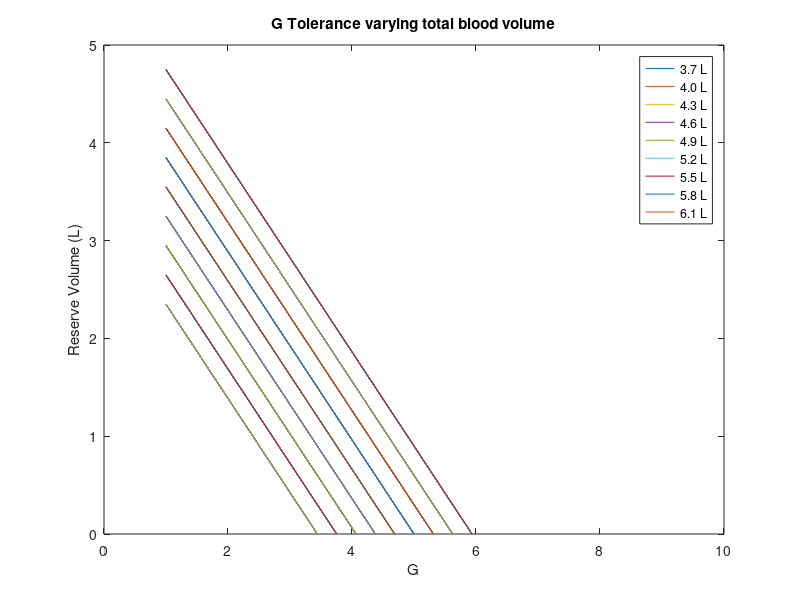

Write MATLAB code to recreate this figure.
clear all
close all

Psa_u_star = 100*1333; %mmHg * [ dynes/(mmHg*cm^2) ]
Psa_u = Psa_u_star; 
dP_RA = 2*1333;

height = 167.64; %cm
Hu = 0.5*32; %32;%cm %upper   32
Hl = -(0.5*42);%cm %lower 42

rho = 1; %g/cm^3
g_earth = 980; %gravitational acceleration cm/s^2
G = linspace(980,980*10, 10000); %cm/s^2

Rs = (16.49)*1333/(1000/60); %default 17.86, 16.49-20.02 (too high) systemic resistance (mmHg/(liters/s))
Gs = 1/Rs;
Gs_u = (1/3)*Gs;
Gs_l = (2/3)*Gs; 
Rs_l = 1/Gs_l;
Rs_u = 1/Gs_u; 
Rp = (1.61*1333)/(1000/60); %pulmonic resistance (mmHg/(liters/s))

C_RVD = (0.0350/1333)*1000; %right-ventricular diastolic compliance (liters/mmHg)
C_LVD = (0.00583/1333)*1000; %left-ventricular diastolic compliance (liters/mmHg)

Csa_l = (2/3)*(0.0018/1333)*1000;
Csa_u = (1/3)*(0.0018/1333)*1000;
Csv_l = (2/3)*(0.09/1333)*1000;
Csv_u = (1/3)*(0.09/1333)*1000;
Cs_l = Csa_l + Csv_l;

Cpa = (0.00412/1333)*1000; 
Cpv = (0.01/1333)*1000; 
Cp = Cpa + Cpv;
Vtotal = [3.7*1000 4*1000 4.3*1000 4.6*1000 4.9*1000 5.2*1000 5.5*1000 5.8*1000 6.1*1000]; % cm^3 * 1000


Gs = 1/Rs_u + 1/Rs_l; 
Gs_l = 1/Rs_l;
Ts = Csa_u*Rs_u; %Csa_l*Rs_l
Tp = Rp*Cpa;
Csa = Csa_u+Csa_l;

%P_thorax = linspace(-4*1333,3*1333, 8); %mmHg * dynes/(mmHg*cm^2)
P_thorax = -4.3*1333;
P_RA = P_thorax+dP_RA;

Vd_total_vec = zeros(1,length(G)); 
sol_Vd_Vtotal_G = zeros(length(P_thorax), length(G)); 
 sol_Q_Vtotal_G = zeros(length(P_thorax), length(G)); 
 sol_F_Vtotal_G = zeros(length(P_thorax), length(G)); 
 sol_Ppa_Vtotal_G = zeros(length(P_thorax),length(G));
 
for j = 1:length(Vtotal)
    for i = 1:length(G)
        if P_thorax <= -dP_RA %CASE 1
            Vd_total = Vtotal(j) - Cp*(C_RVD/C_LVD)*(dP_RA) - ...
            (Tp*Gs+Csa)*Psa_u_star - (Tp*Gs_l+Csa_l)*rho*G(i)*Hu...
            - Cs_l*rho*G(i)*(-Hl);
            Q = ((1/Rs_u)+(1/Rs_l))*Psa_u_star+ rho*G(i)*Hu/Rs_l;
            F = Q/(C_RVD*(P_RA-P_thorax));
            Ppv = P_thorax + (C_LVD/C_RVD)*dP_RA;
            Ppa = Ppv+Q*Rp;
            
        elseif P_thorax > -dP_RA && P_thorax < rho*G(i)*Hu - dP_RA %CASE 2
            Vd_total = Vtotal(j) - Cp*(C_RVD/C_LVD)*dP_RA - ...
            (Tp*Gs+Csa(j))*Psa_u_star - (Tp*Gs_l+Csa_l(j))*rho*G(i)*Hu ...
            - Cs_l*rho*G(i)*(-Hl) - (Csv_l-Tp*Gs_l)*(P_thorax+dP_RA);
            
            Psv_l = -rho*G(i)*Hl + P_thorax + dP_RA;
            Psv_u = 0; 
            Psa_l = Psa_u_star + rho*G(i)*(Hu-Hl); 

            Qs_u = Psa_u_star/Rs_u;
            Qs_l = (Psa_l-Psv_l)/Rs_l;
            Q = Qs_u + Qs_l;
            F = Q/(C_RVD*(dP_RA));
            Ppv = P_thorax + (C_LVD/C_RVD)*dP_RA;
            Ppa = Ppv+Q*Rp;
            
        elseif P_thorax >= rho*G(i)*Hu - dP_RA %CASE 3
            Vd_total = Vtotal(j) - Cp*(C_RVD/C_LVD)*dP_RA ...
            - (Tp*Gs+Csa)*Psa_u_star - (Tp*Gs+Csa_l-Csv_u)*rho*G(i)*Hu...
            - Cs_l*rho*G(i)*(-Hl) - (Csv_l-Tp*Gs)*(P_thorax+dP_RA);
        
            Psv_l = P_thorax + dP_RA + rho*G(i)*(-Hl);
            Psv_u = P_thorax + dP_RA - rho*G(i)*Hu ; 
            Psa_l = Psa_u_star + rho*G(i)*(Hu-Hl); 

            Qs_u = (Psa_u_star - Psv_u)/Rs_u;
            Qs_l = (Psa_l-Psv_l)/Rs_l;
            Q = Qs_u + Qs_l;
            F = Q/(C_RVD*(dP_RA));
            Ppv = P_thorax + (C_LVD/C_RVD)*dP_RA;
            Ppa = Ppv+Q*Rp;
        end
        if Vd_total > 0 
        Vd_total_vec(i) = Vd_total; 
      
          Q_vec(i) = Q; 
          F_vec(i) = F; 
          Ppa_vec(i) = Ppa; 
          
        else
          Vd_total_vec(i) = NaN; 
      
          Q_vec(i) = NaN; 
          F_vec(i) = NaN; 
          Ppa_vec(i) = NaN;
        end
    end
        sol_Vd_Vtotal_G(j,:) = Vd_total_vec; 
        sol_Q_Vtotal_G(j,:) = Q_vec; 
        sol_F_Vtotal_G(j,:) = F_vec; 
        sol_Ppa_Vtotal_G(j,:) = Ppa_vec;
end
%conversions:
G = G/100/(g_earth/100); 
sol_Q_Vtotal_G = sol_Q_Vtotal_G*60/1000; 
sol_F_Vtotal_G = sol_F_Vtotal_G*60;
sol_Ppa_Vtotal_G = sol_Ppa_Vtotal_G/1333;
sol_Vd_Vtotal_G = sol_Vd_Vtotal_G/1000;

%%% PLOT OPTIONS %%%
 
%%plot(x, y,myLineColorPref,'color', myLineColorVec,'LineWidth', myLineWidth) %buffer times in black
% myLineColorPref="k-"; %black line
% myLineColorVec = [0,0,0]; %black -> shades of gray
% myLineWidth = 1;
% myLabelFontSize=18;
% alpha=0.1; %increment for gray
% beta=1;

% figure(1)
% for i = 1 : length(Vtotal)
%     plot(G, sol_F_Vtotal_G)
%     xlabel('G')
%     ylabel('Heart Rate (per minute)')
%     hold on
% end
   
figure(1)
for i = 1 : length(Vtotal)
    plot(G, sol_Vd_Vtotal_G)
    xlabel('G')
    ylabel('Reserve Volume (L)')
    title('G Tolerance varying total blood volume')
    hold on
end
legend('3.7 L', '4.0 L', '4.3 L', '4.6 L', '4.9 L', '5.2 L', '5.5 L', '5.8 L', '6.1 L')
